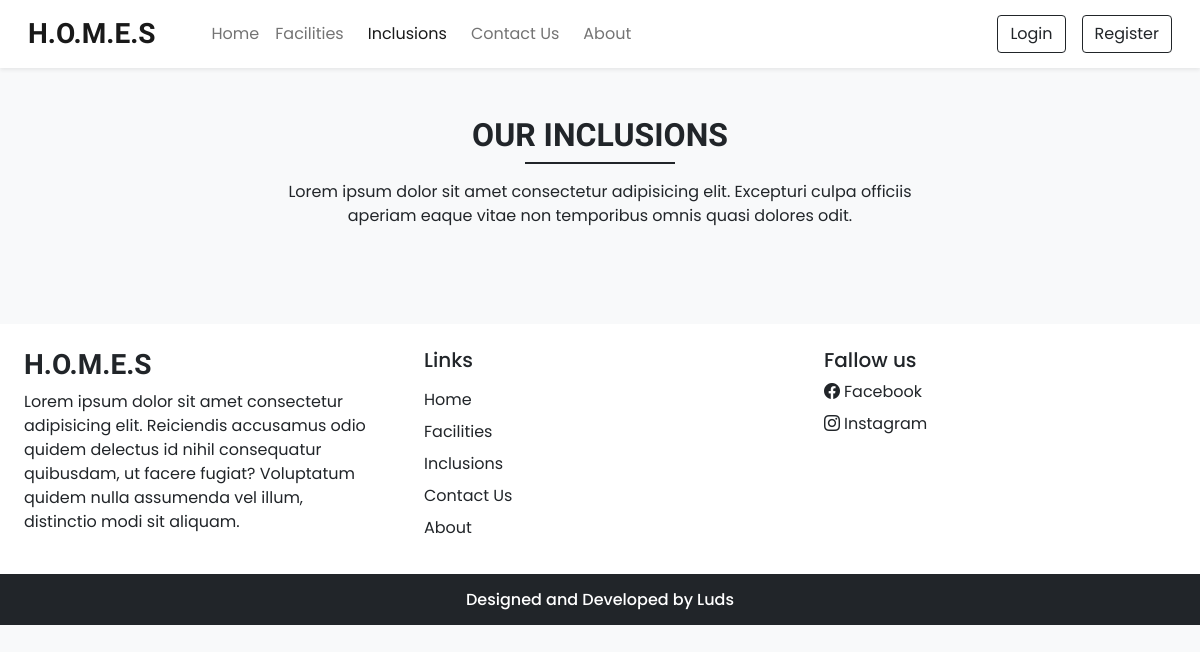
Before: /inclusions.php with the older database file.
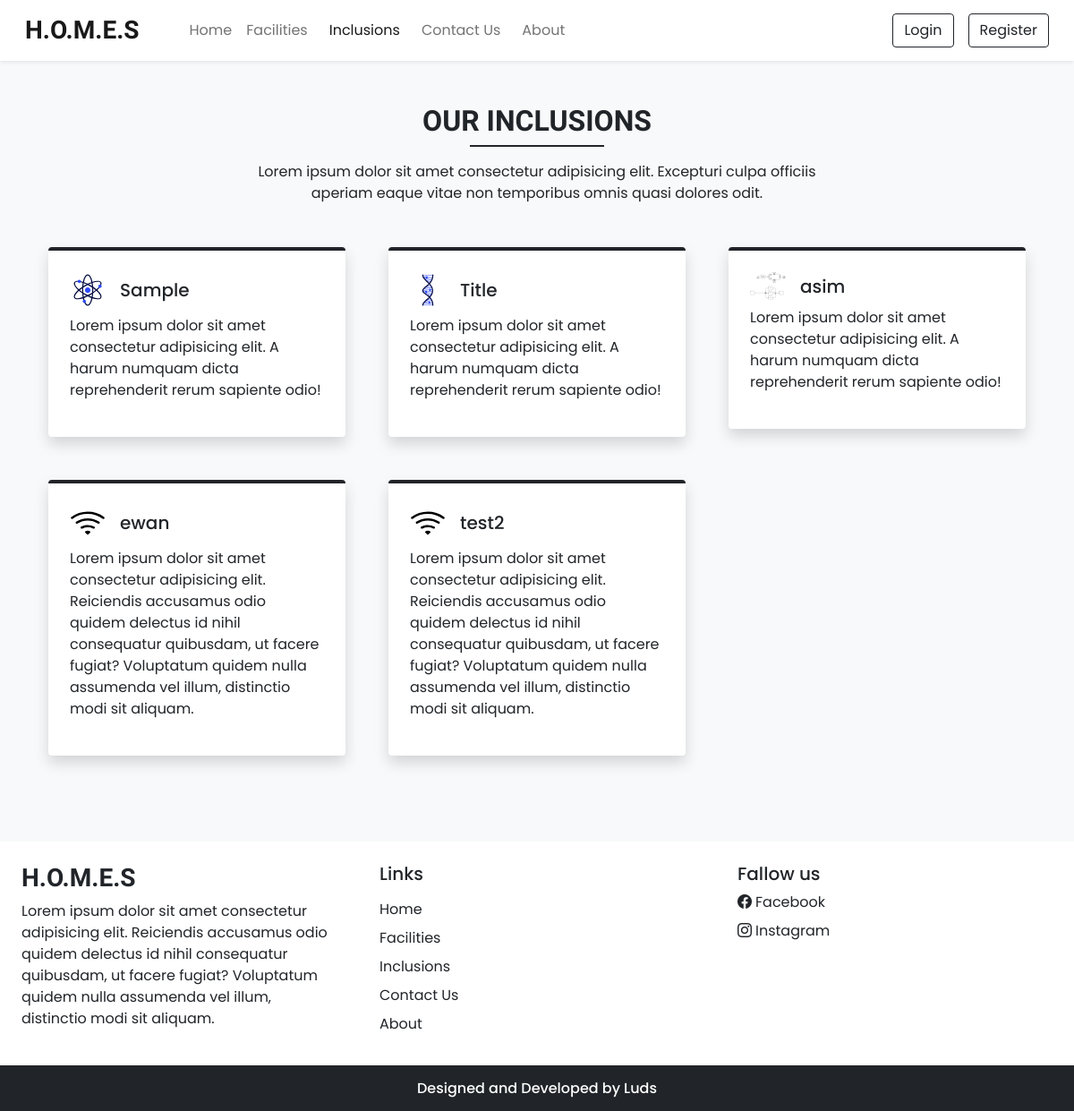
After: the same page with the newer database file.
### tables this page shows
CREATE TABLE `inclusions` (
  `id` int(11) NOT NULL,
  `icon` varchar(100) NOT NULL,
  `name` varchar(50) NOT NULL,
  `description` varchar(250) NOT NULL
);

### admin/inc/db_config.php (called while the page is built, shortened)
<?php
    function selectAll($table){
        $con = $GLOBALS['con'];
        $res = mysqli_query($con, "SELECT * FROM $table");
        return $res;
    }
?>

### inclusions.php (the view, shortened to what this page needs)
<!DOCTYPE html>
<html lang="en">
<head>
  <?php require('inc/links.php'); ?>
</head>
<body class="bg-light">
  <?php require('inc/header.php'); ?>
  <div class="my-5 px-4">
    <h2 class="fw-bold h-font text-center">OUR INCLUSIONS</h2>
    <div class="h-line bg-dark"></div>
    <p class="text-center mt-3">
      Lorem ipsum dolor sit amet consectetur adipisicing elit.
      Excepturi culpa officiis <br> aperiam eaque vitae non
      temporibus omnis quasi dolores odit.
    </p>
  </div>
  <div class="container">
    <div class="row">
      <?php
        $res = selectAll('inclusions');
        $path = INCLUSIONS_IMG_PATH;
        while($row = mysqli_fetch_assoc($res)){
          echo <<< data
            <div class="col-lg-4 col-md-6 mb-5 px-4">
              <div class="bg-white rounded shadow p-4 border-top border-4 border-dark pop">
                <div class="d-flex align-items-center mb-2">
                  <img src="$path$row[icon]" width="40px" alt="">
                  <h5 class="m-0 ms-3">$row[name]</h5>
                </div>
                <p>
                  $row[description]
                </p>
              </div>
            </div>
          data;
        }
      ?>
    </div>
  </div>
  <?php require('inc/footer.php'); ?>
</body>
</html>

Changed rows visible on the page:
added inclusions: icon (picture), name "Sample", description "Lorem ipsum dolor sit amet consectetur adipisicing elit. A harum numquam dicta reprehenderit rerum sapiente odio!"
added inclusions: icon (picture), name "Title", description "Lorem ipsum dolor sit amet consectetur adipisicing elit. A harum numquam dicta reprehenderit rerum sapiente odio!"
added inclusions: icon (picture), name "asim", description "Lorem ipsum dolor sit amet consectetur adipisicing elit. A harum numquam dicta reprehenderit rerum sapiente odio!"
added inclusions: icon (picture), name "ewan", description "Lorem ipsum dolor sit amet consectetur adipisicing elit. Reiciendis accusamus odio quidem delectus id nihil consequatur quibusdam, ut facere fugiat? Voluptatum quidem nulla assumenda vel illum, distinctio modi sit aliquam."
added inclusions: icon (picture), name "test2", description "Lorem ipsum dolor sit amet consectetur adipisicing elit. Reiciendis accusamus odio quidem delectus id nihil consequatur quibusdam, ut facere fugiat? Voluptatum quidem nulla assumenda vel illum, distinctio modi sit aliquam."
